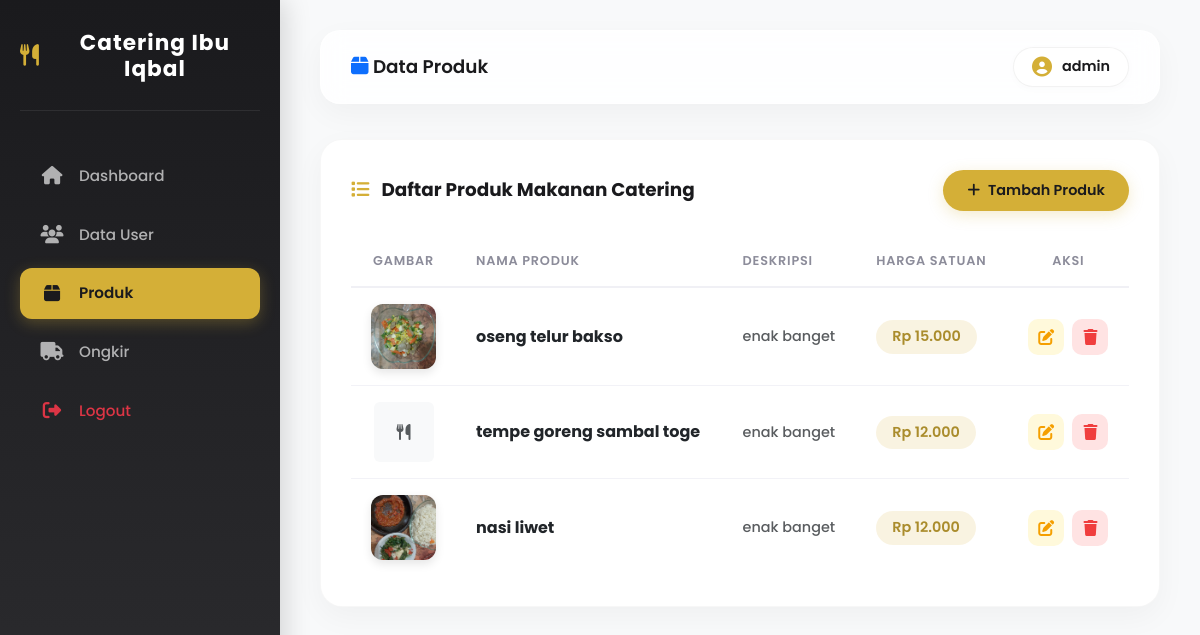
Page /admin/produk.php (signed in) on the committed database.
### tables this page shows
CREATE TABLE `users` (
  `id` int(11) NOT NULL,
  `username` varchar(50) DEFAULT NULL,
  `password` varchar(255) NOT NULL,
  `role` enum('admin','petugas','pengunjung') DEFAULT NULL
);

CREATE TABLE `produk` (
  `id` int(11) NOT NULL,
  `nama` varchar(100) DEFAULT NULL,
  `deskripsi` text,
  `harga` int(11) DEFAULT NULL,
  `gambar` varchar(100) DEFAULT NULL
);

### admin/produk.php (the view, shortened to what this page needs)
<?php
include '../koneksi.php';
$id_admin = $_SESSION['id'];
$q_admin = mysqli_query($conn, "SELECT username FROM users WHERE id='$id_admin'");
$d_admin = mysqli_fetch_assoc($q_admin);
$nama_admin = $d_admin['username'];
$data = mysqli_query($conn,"SELECT * FROM produk ORDER BY id ASC");
?>
<!DOCTYPE html>
<html lang="id">
<head>
    <link href="https://cdn.jsdelivr.net/npm/bootstrap@5.3.0/dist/css/bootstrap.min.css" rel="stylesheet">
    <link href="https://cdnjs.cloudflare.com/ajax/libs/font-awesome/6.5.0/css/all.min.css" rel="stylesheet">
    <link href="../css/dashboard.css" rel="stylesheet">
</head>
<body>
    <?php include '../includes/sidebar_admin.php'; ?>
    <div class="main-content">
        <?php
        $topbar_title = "Data Produk";
        $user_name = $nama_admin;
        $topbar_icon = '<i class="fa fa-box text-primary"></i>';
        include '../includes/topbar.php';
        ?>
        <div class="card-premium">
            <div class="d-flex justify-content-between align-items-center mb-4 flex-wrap gap-3">
                <h5 class="card-title-premium mb-0"><i class="fa fa-list"></i> Daftar Produk Makanan Catering</h5>
                <button class="btn-premium-primary" data-bs-toggle="modal" data-bs-target="#tambah">
                    <i class="fa fa-plus"></i> Tambah Produk
                </button>
            </div>
            <div class="table-responsive">
                <table class="table-premium">
                    <thead>
                        <tr>
                            <th class="text-center" width="10%">Gambar</th>
                            <th>Nama Produk</th>
                            <th>Deskripsi</th>
                            <th>Harga Satuan</th>
                            <th class="text-center">Aksi</th>
                        </tr>
                    </thead>
                    <tbody>
                        <?php
                        while($d = mysqli_fetch_array($data)){
                        ?>
                        <tr>
                            <td class="text-center">
                                <?php if(!empty($d['gambar']) && file_exists("../upload/".$d['gambar'])){ ?>
                                    <img src="../upload/<?= htmlspecialchars($d['gambar']) ?>" class="img-produk" alt="<?= htmlspecialchars($d['nama']) ?>">
                                <?php } else { ?>
                                    <div class="bg-light rounded p-2 text-muted d-inline-flex justify-content-center align-items-center" style="width: 60px; height: 60px;">
                                        <i class="fa fa-utensils"></i>
                                    </div>
                                <?php } ?>
                            </td>
                            <td>
                                <div class="fw-bold text-dark"><?= htmlspecialchars($d['nama']) ?></div>
                            </td>
                            <td>
                                <span class="text-muted" style="display: -webkit-box; -webkit-line-clamp: 2; -webkit-box-orient: vertical; overflow: hidden; font-size: 0.9rem;">
                                    <?= htmlspecialchars($d['deskripsi']) ?>
                                </span>
                            </td>
                            <td>
                                <span class="price-badge">Rp <?= number_format($d['harga'], 0, ',', '.') ?></span>
                            </td>
                            <td class="text-center">
                                <button class="btn-action-premium btn-edit-premium me-1" data-bs-toggle="modal" data-bs-target="#edit<?= $d['id'] ?>" title="Edit">
                                    <i class="fa fa-edit"></i>
                                </button>
                                <button type="button" class="btn-action-premium btn-delete-premium" onclick="konfirmasiHapus('?hapus=<?= $d['id'] ?>')" title="Hapus">
                                    <i class="fa fa-trash"></i>
                                </button>
                            </td>
                        </tr>
                        <?php
                        }
                        ?>
                    </tbody>
                </table>
            </div>
        </div>
    </div>
</body>
</html>

### includes/sidebar_admin.php (shortened to what this page needs)
<?php
$current_page = basename($_SERVER['PHP_SELF']);
?>
<div class="sidebar" id="sidebar">
    <div class="sidebar-brand">
        <h4><i class="fa fa-utensils"></i> Catering Ibu Iqbal</h4>
    </div>
    <ul class="sidebar-menu">
        <li>
            <a href="index.php" class="<?= $current_page == 'index.php' ? 'active' : '' ?>">
                <i class="fa fa-home"></i> <span>Dashboard</span>
            </a>
        </li>
        <li>
            <a href="users.php" class="<?= $current_page == 'users.php' ? 'active' : '' ?>">
                <i class="fa fa-users"></i> <span>Data User</span>
            </a>
        </li>
        <li>
            <a href="produk.php" class="<?= $current_page == 'produk.php' ? 'active' : '' ?>">
                <i class="fa fa-box"></i> <span>Produk</span>
            </a>
        </li>
        <li>
            <a href="ongkir.php" class="<?= $current_page == 'ongkir.php' ? 'active' : '' ?>">
                <i class="fa fa-truck"></i> <span>Ongkir</span>
            </a>
        </li>
        <li>
            <a href="../logout.php" class="mt-auto text-danger">
                <i class="fa fa-sign-out-alt"></i> <span>Logout</span>
            </a>
        </li>
    </ul>
</div>

### includes/topbar.php (shortened to what this page needs)
<div class="topbar">
    <div class="topbar-title">
        <h5><?= isset($topbar_icon) ? $topbar_icon : '<i class="fa fa-chart-pie"></i>' ?> <?= htmlspecialchars($topbar_title) ?></h5>
    </div>
    <div class="topbar-profile">
        <div class="topbar-user">
            <i class="fa fa-user-circle"></i> <span><?= htmlspecialchars($user_name) ?></span>
        </div>
    </div>
</div>

### admin/produk.php (style rules this page uses)
.img-produk { width: 65px; height: 65px; object-fit: cover; border-radius: 12px; box-shadow: 0 4px 10px rgba(0,0,0,0.1); transition: transform 0.3s ease; }

### rows in the picture
users: username "admin"
produk: gambar (picture), nama "oseng telur bakso", deskripsi "enak banget", harga "15.000"
produk: nama "tempe goreng sambal toge", deskripsi "enak banget", harga "12.000"
produk: gambar (picture), nama "nasi liwet", deskripsi "enak banget", harga "12.000"

### other values in the picture
$topbar_title "Data Produk"
